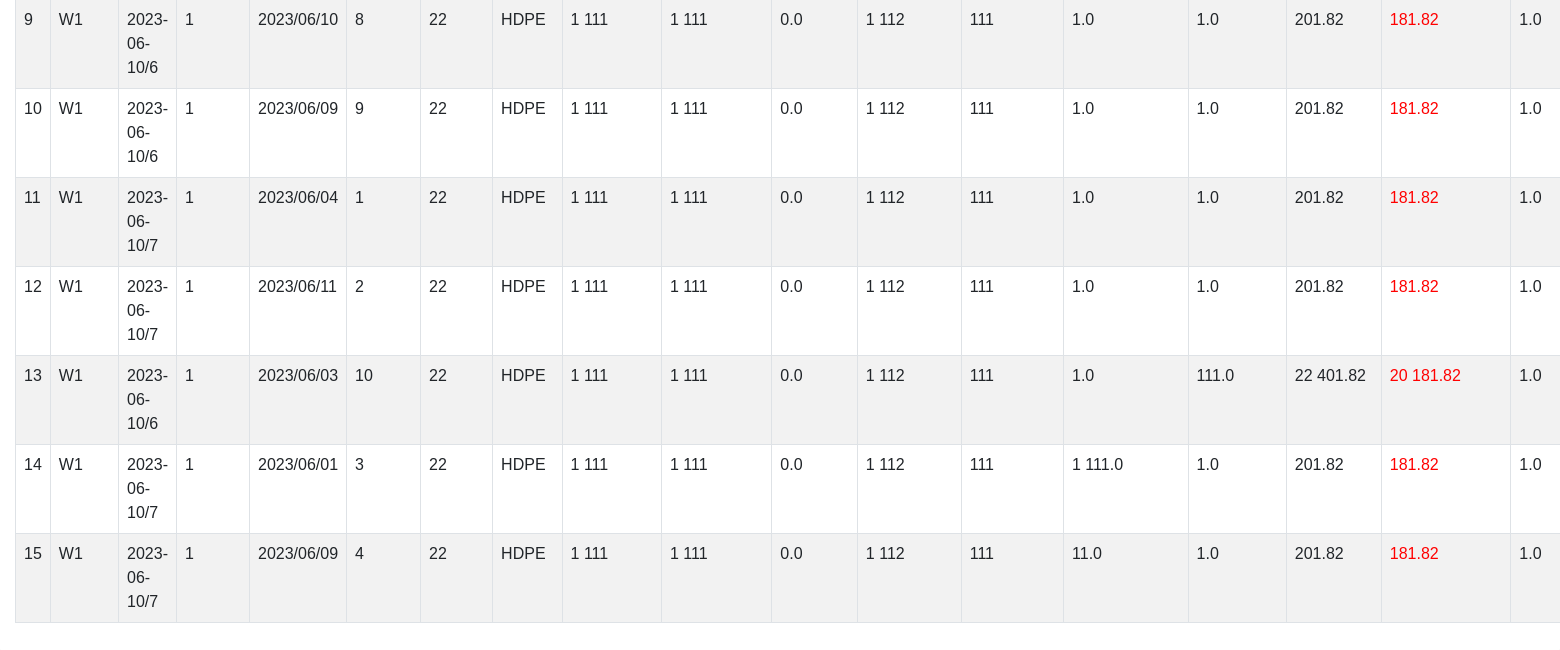
Before: /doc5 (signed in, lower part) with the older database file.
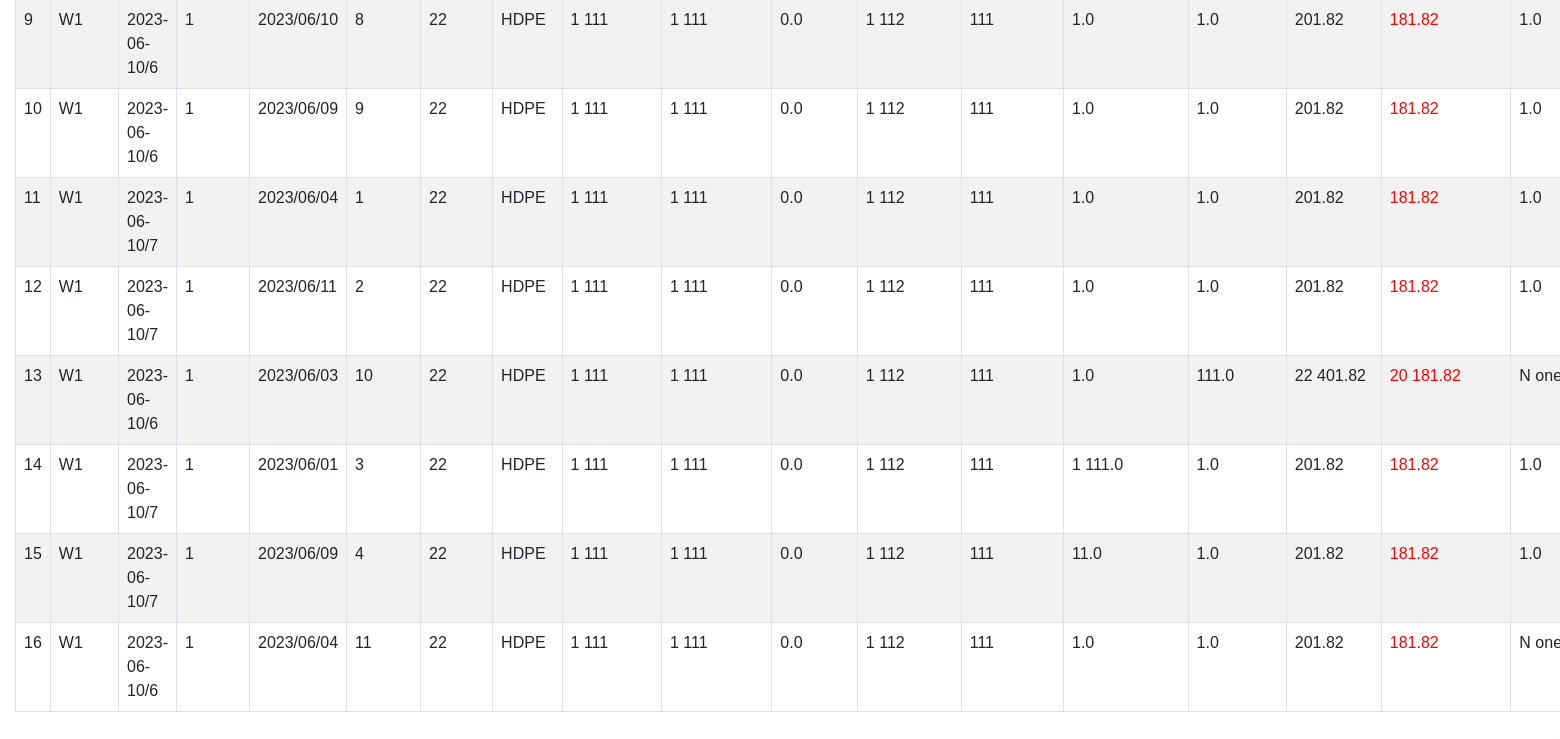
After: the same page with the newer database file.
### events/models.py (models this page shows, shortened)
class Rolki(models.Model):
    NrZp = models.CharField("NrZp", max_length=20)
    Data = models.DateField()
    Zmiana = models.CharField(max_length=10)
    Rolka = models.IntegerField()
    NrWytl = models.IntegerField()
    Rodzaj = models.IntegerField()
    DlugRolkiProd = models.FloatField()
    WagaRolkiProd = models.FloatField()
    Walce = models.FloatField(null=True,blank=True)
    Slimak = models.FloatField(null=True, blank=True)
    Wynikowa = models.FloatField()
    Wynik = models.FloatField()
    Mieszanka = models.CharField(max_length=40, blank=True, null=True, default='')
    Uwagi = models.CharField(max_length=40, blank=True, null=True, default='')
    UserName = models.CharField(max_length=40)

class Zamowienie(models.Model):
    NrZp = models.CharField("NrZp", max_length=20)
    Data = models.DateField()
    Kod = models.CharField(max_length=20, blank=True, null=True, default='')
    Artykul = models.CharField(max_length=30)
    NrWyt = models.IntegerField()
    Status = models.IntegerField()
    Rodzaj = models.IntegerField()
    MMK = models.CharField(max_length=20, blank=True, null=True , default='')
    Barwnik = models.CharField(max_length=20, blank=True, null=True, default='' )
    Uwagi = models.CharField(max_length=40, blank=True, null=True , default='')
    IloscZlec = models.IntegerField()
    SzerWorka = models.IntegerField()
    SzerRekawa = models.IntegerField()
    Zakladka = models.FloatField()
    DlugWorka = models.IntegerField()
    GrubWorka = models.IntegerField()
    DolneOdch = models.IntegerField()
    DlugFoilPlan_Korekta = models.FloatField()
    WagaFoliZlec = models.FloatField()
    DlugFoliPlan = models.FloatField()
    IloscRolekZlec = models.FloatField()
    DlugRolkiZlec_Korekta = models.FloatField()
    DlugRolkiPlan = models.FloatField()
    DlugFoliZlec_Korekta = models.FloatField()
    WagaRolkiZlec = models.FloatField()

### events/views.py (the view)
# urls.py: path('doc5',procFolia.as_view() , name='procFolia.views.index'),
class procFolia(LoginRequiredMixin, ListView ):
    model = Rolki
    template_name = "Doc346/ZlecWytl.html"
    serializer_class = RolSerializer
    def get_context_data(self, **kwargs):
        context = super().get_context_data(**kwargs)
        model = Zamowienie.objects.filter(Status__gt=0)
        context['status_dict'] = status_dict
        context['nrwyt_dict'] = nrwyt_dict
        context['folia_dict'] = folia_dict
        mapper = {}
        for id, data in enumerate(model.values()):
            mapper[data["NrZp"]] =  data
        for rolki in context['rolki_list']:
            rolki.zamowienie = mapper[str(rolki.NrZp)]
        return context

### events/views.py (called while the page is built)
@register.filter
def readable_integer(value):
    readable = str(value).split(".")[0][::-1]
    readable = [readable[i:i+3][::-1] for i in range(0, len(readable), 3)]
    if len(str(value).split(".")) == 1:
        end = ""
    else:
        end = "." + str(value).split(".")[1]
    return " ".join(readable[::-1]) + end

@register.filter
def get_item(dictionary, key):
  return dictionary.get(key)

### events/templates/Doc346/ZlecWytl.html (shortened to what this page needs)
{% load static %}
<!DOCTYPE html>
<html lang="en">
<head>
    <link rel="stylesheet" href={% static "css/bootstrap.min.css" %}>
    <link rel="stylesheet" href={% static "css/datatables.min.css" %}>
    <link rel="stylesheet" href={% static "css/style.css" %}>
    <link rel="stylesheet" href={% static "css/dataTables.dateTime.min.css" %}>
</head>
<body>
     <br>
                <div class="data_table">
                    <table id="example" class="table table-striped table-bordered display nowrap" style="width:100%">
                        <tbody>
                        {% for post in rolki_list %}
                             <tr>
                                <td>{{ forloop.counter }}</td>
                                <td>{{  nrwyt_dict|get_item:post.zamowienie.NrWyt }}</td>
                                <td>{{ post.NrZp }}</td>
                                <td> {{ post.Zmiana }}</td>
                                 <td> {{ post.Data|date:"Y/m/d" }}</td>
                                <td> {{ post.Rolka }} </td>
                                <td> {{ post.zamowienie.Artykul }} </td>
                                <td> {{ folia_dict|get_item:post.zamowienie.Rodzaj }} </td>
                                <td> {{ post.zamowienie.SzerWorka | readable_integer }} </td>
                                <td>{{ post.zamowienie.SzerRekawa | readable_integer }}</td>
                                <td>{{ post.zamowienie.Zakladka  | readable_integer }}</td>
                                <td>{{ post.zamowienie.GrubWorka | readable_integer  }}</td>
                                <td>{{ post.zamowienie.DolneOdch | readable_integer  }}</td>
                                <td>{{ post.DlugRolkiProd | readable_integer }}</td>
                                <td>{{ post.WagaRolkiProd | readable_integer  }}</td>
                                <td>{{ post.Wynikowa | readable_integer }}</td>
                                <td style="color: {% if post.Wynik > 100 %}red{% endif %}">{{ post.Wynik | readable_integer }}</td>
                                <td>{{ post.Slimak | readable_integer }}</td>
                            </tr>
                        {% endfor %}
                        </tbody>
                    </table>
</div>
</body>
</html>

### assets/css/style.css (style rules this page uses)
* { margin: 0; padding: 0; outline: 0; }
html { scroll-behavior: smooth; }
body { background: #eee; font-family: 'Raleway', sans-serif; font-family: 'Roboto', sans-serif; font-family: 'Poppins', sans-serif; font-family: 'Rubik', sans-serif; }
.data_table { background: #fff; padding: 15px; margin-bottom: 10px; box-shadow: 1px 3px 5px #aaa; border-radius: 5px; }

### events/templates/navbar.html (style rules this page uses)
body { padding-top: 70px; }

Changed rows visible on the page:
changed Rolki (number 5 of 8 on the later page): Slimak|readable_integer "1.0" → "N…"
added Rolki: zamowienie "W1", NrZp "2023-06-10/6", Zmiana "1", Data "2023/06/04", Rolka "11", zamowienie.Artykul "22", zamowienie "HDPE", zamowienie.SzerWorka|readable_integer "1 111", zamowienie.SzerRekawa|readable_integer "1 111", zamowienie.Zakladka|readable_integer "0.0", zamowienie.GrubWorka|readable_integer "1 112", zamowienie.DolneOdch|readable_integer "111", DlugRolkiProd|readable_integer "1.0", WagaRolkiProd|readable_integer "1.0", Wynikowa|readable_integer "201.82", Wynik|readable_integer "181.82", Slimak|readable_integer "N…"
